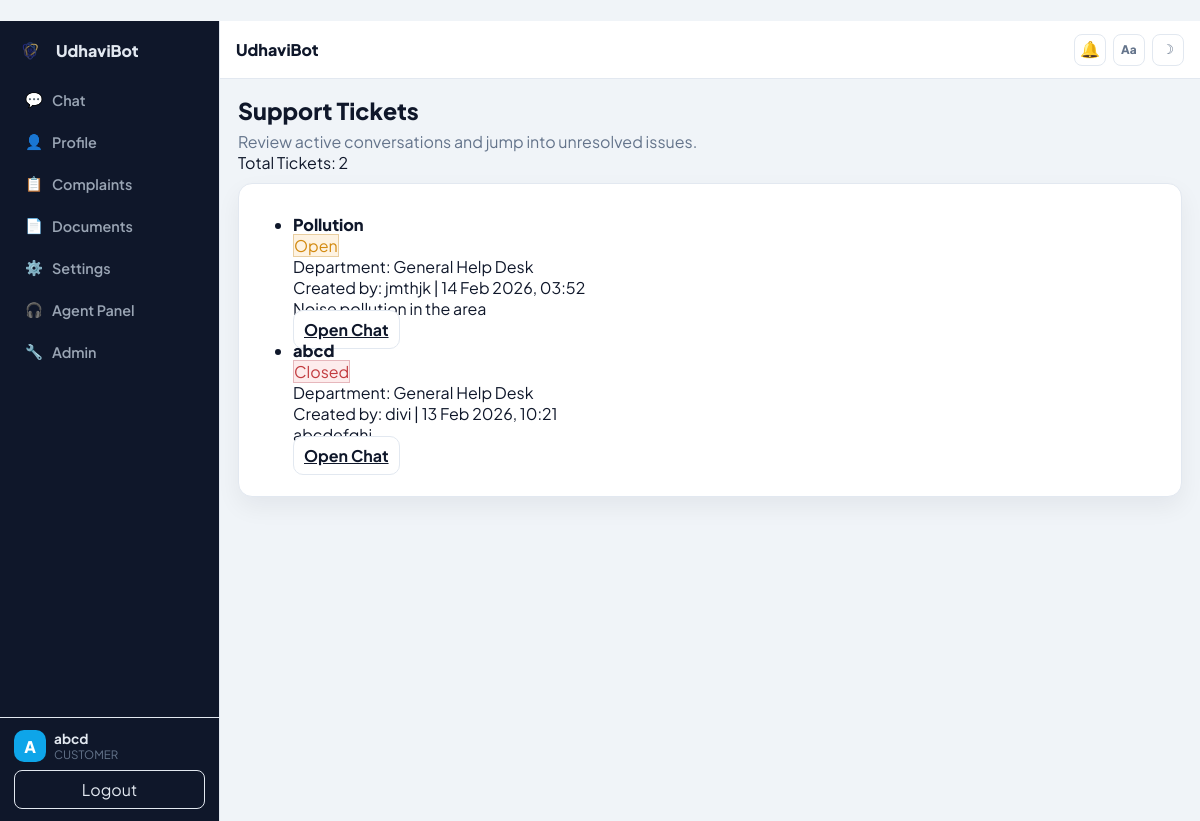
The page /tickets/list/ (signed in) on the database its author committed.
### users/models.py (models this page shows, shortened)
class User(AbstractUser):
    ROLE_CHOICES = (
        ("CUSTOMER", "Customer"),
        ("ADMIN", "Admin"),
    )
    role = models.CharField(max_length=20, choices=ROLE_CHOICES, default="CUSTOMER")
    phone = models.CharField(max_length=15, blank=True, null=True)
    govt_id = models.CharField(max_length=40, unique=True, blank=True, null=True)

### tickets/models.py (models this page shows, shortened)
class Ticket(models.Model):
    STATUS_CHOICES = [
        ('open', 'Open'),
        ('in_progress', 'In Progress'),
        ('closed', 'Closed'),
    ]
    DEPARTMENT_CHOICES = [
        ('post_office', 'Post Office'),
        ('water_board', 'Water Board'),
        ('electricity_board', 'Electricity Board'),
        ('municipality', 'Municipality'),
        ('general', 'General Help Desk'),
    ]
    title = models.CharField(max_length=200)
    description = models.TextField()
    department = models.CharField(max_length=40, choices=DEPARTMENT_CHOICES, default='general')
    status = models.CharField(max_length=20, choices=STATUS_CHOICES, default='open')
    created_by = models.ForeignKey(User, on_delete=models.CASCADE)
    created_at = models.DateTimeField(auto_now_add=True)
    assigned_to = models.ForeignKey(
        settings.AUTH_USER_MODEL,
        on_delete=models.SET_NULL,
        null=True,
        blank=True,
        related_name='assigned_tickets'
    )
    chat_room = models.OneToOneField(
        ChatRoom,
        on_delete=models.CASCADE,
        blank=True,
        null=True
    )

### tickets/views.py (the view)
# urls.py: path('list/', ticket_list_view, name='ticket-list-view'),
@login_required
def ticket_list_view(request):
    if _is_support_user(request.user):
        tickets = Ticket.objects.all()
    else:
        tickets = Ticket.objects.filter(chat_room__participants=request.user)
    tickets = tickets.annotate(
        unread_count=Count(
            "chat_room__messages",
            filter=Q(chat_room__messages__is_read=False)
            & ~Q(chat_room__messages__sender=request.user),
        )
    ).order_by("-created_at")
    return render(request, "tickets/ticket_list.html", {"tickets": tickets})

### civic/templatetags/ui_lang.py (called while the page is built)
@register.simple_tag(takes_context=True)
def ui_lang(context):
    request = context.get("request")
    if not request:
        return "en"
    lang = request.session.get("preferred_language")
    if lang:
        return lang
    user = getattr(request, "user", None)
    if user and getattr(user, "is_authenticated", False):
        profile = getattr(user, "profile", None)
        if profile and getattr(profile, "language", None):
            return profile.language
    return "en"

### tickets/views.py (called while the page is built)
def _is_support_user(user):
    return user.is_staff or user.is_superuser or getattr(user, "role", "") == "ADMIN"

### tickets/templates/tickets/ticket_list.html (shortened to what this page needs)
﻿{% extends "base.html" %}
{% block content %}
<section class="fade-in">
    <div class="page-hero">
        <div>
            <h1 class="page-title">Support Tickets</h1>
            <p class="page-subtitle">Review active conversations and jump into unresolved issues.</p>
        </div>
        <div class="stats-row">
            <span class="stat-chip">Total Tickets: {{ tickets|length }}</span>
        </div>
    </div>
    <div class="card">
        <div class="card-body">
            <ul class="list">
                {% for ticket in tickets %}
                    <li class="ticket-item">
                        <div class="ticket-head">
                            <h2 class="ticket-title">{{ ticket.title }}</h2>
                            <span class="badge badge-{{ ticket.status }}">{{ ticket.get_status_display }}</span>
                        </div>
                        <div class="ticket-meta">
                            Department: {{ ticket.get_department_display }}<br>
                            Created by: {{ ticket.created_by.username }} | {{ ticket.created_at|date:"d M Y, H:i" }}<br>
                            {{ ticket.description|truncatechars:120 }}
                        </div>
                        <div class="ticket-actions">
                            <a class="btn btn-secondary" href="{% url 'ticket-chat' ticket.id %}">Open Chat</a>
                        </div>
                    </li>
                {% empty %}
                    <li class="ticket-item">
                        <h2 class="ticket-title">No tickets yet</h2>
                        <div class="ticket-meta">Create your first support ticket to start a chat.</div>
                    </li>
                {% endfor %}
            </ul>
        </div>
    </div>
</section>
{% endblock %}

### tickets/templates/base.html (shortened to what this page needs)
{% load static ui_lang %}
<!DOCTYPE html>
<html lang="{% ui_lang %}" data-ui-lang="{% ui_lang %}">
<head>
  <link rel="stylesheet" href="{% static 'tickets/styles.css' %}?v=20260326b">
</head>
<body>
  <div class="app-shell">
    <aside class="sidebar">
      <div class="sidebar-top">
        <a href="{% url 'civic-landing' %}" class="sidebar-brand">
          <img class="brand-logo-img" src="{% static 'civic/udhavibot-logo.png' %}" alt="UdhaviBot logo">
          <span>UdhaviBot</span>
        </a>
        <nav class="sidebar-nav nav-links">
          <a href="{% url 'civic-chat' %}" class="nav-item {% if request.resolver_match.url_name == 'civic-chat' or request.resolver_match.url_name == 'civic-landing' %}active{% endif %}">
            <span class="nav-icon">&#128172;</span><span>Chat</span>
          </a>
          <a href="{% url 'civic-profile' %}" class="nav-item {% if request.resolver_match.url_name == 'civic-profile' %}active{% endif %}">
            <span class="nav-icon">&#128100;</span><span>Profile</span>
          </a>
          <a href="{% url 'civic-profile' %}#complaints" class="nav-item">
            <span class="nav-icon">&#128203;</span><span>Complaints</span>
          </a>
          <a href="{% url 'civic-profile' %}#documents" class="nav-item">
            <span class="nav-icon">&#128196;</span><span>Documents</span>
          </a>
          <a href="{% url 'civic-settings' %}" class="nav-item {% if request.resolver_match.url_name == 'civic-settings' %}active{% endif %}">
            <span class="nav-icon">&#9881;</span><span>Settings</span>
          </a>
          {% if request.user.is_authenticated %}
            {% if request.user.is_staff or request.user.groups.all|length > 0 or request.user.role == 'ADMIN' %}
              <a href="{% url 'agent-dashboard' %}" class="nav-item {% if request.resolver_match.url_name == 'agent-dashboard' %}active{% endif %}">
                <span class="nav-icon">&#127911;</span><span>Agent Panel</span>
              </a>
            {% endif %}
            {% if request.user.is_staff or request.user.is_superuser or request.user.role == 'ADMIN' %}
              <a href="/admin/" class="nav-item"><span class="nav-icon">&#128295;</span><span>Admin</span></a>
            {% endif %}
          {% endif %}
        </nav>
      </div>
      <div class="sidebar-bottom">
        {% if request.user.is_authenticated %}
          <div class="user-box">
            <span class="user-avatar">{{ request.user.username|first|upper }}</span>
            <div>
              <div class="user-name">{{ request.user.username }}</div>
              <div class="user-role">{{ request.user.role }}</div>
            </div>
          </div>
          <a href="{% url 'logout' %}" class="logout-link">Logout</a>
        {% else %}
          <a href="{% url 'login' %}" class="logout-link">Login</a>
          <a href="{% url 'register' %}" class="logout-link">Register</a>
        {% endif %}
      </div>
    </aside>
    <main class="main">
      <header class="main-topbar">
        <div class="main-topbar-title">{% block topbar_title %}UdhaviBot{% endblock %}</div>
        <div class="main-topbar-actions topbar-actions">
          {% if request.user.is_authenticated %}
            <div class="notif-wrap">
              <a href="#" id="global-notif-link" class="notif-link tbtn icon-only" aria-label="Notifications" aria-haspopup="true" aria-expanded="false">
                <span class="notif-bell">&#128276;</span>
              </a>
            </div>
          {% endif %}
          <button id="text-size-toggle" class="theme-toggle tbtn icon-only" type="button" aria-label="Toggle large text">Aa</button>
          <button id="theme-toggle" class="theme-toggle tbtn icon-only" type="button" aria-label="Toggle dark mode">&#9789;</button>
        </div>
      </header>
      <section class="main-content">
        {% block content %}{% endblock %}
      </section>
    </main>
  </div>
</body>
</html>

### rows shown on the page
User: user.username|first "A", user.username "abcd", user.role "CUSTOMER"
Ticket: title "Pollution", status "Open", department "General Help Desk", created_by.username "jmthjk", created_at "14 Feb 2026, 03:52", description "Noise pollution in the area"
Ticket: title "abcd", status "Closed", department "General Help Desk", created_by.username "divi", created_at "13 Feb 2026, 10:21", description "abcdefghi"

### other values the page prints
{{ tickets|length }} "2"
